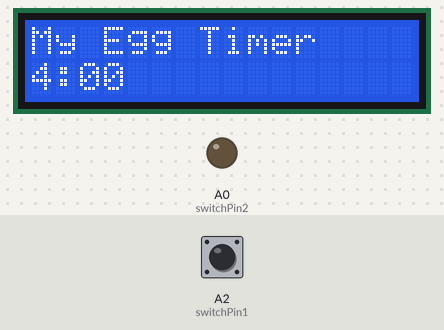
The sketch below on a simulated Arduino Uno, built with avr-gcc and run on an emulated ATmega328P. On the bench: 16×2 character LCD, output pins drawn as LEDs (lit = HIGH). The inputs (shaded band) are chosen by the test bench; at power-on: A2 (switchPin1) HIGH.

Above: at 1.2 s.
1.3 s: A2 (switchPin1) pulled LOW for 3.2 s
At 3.2 s:
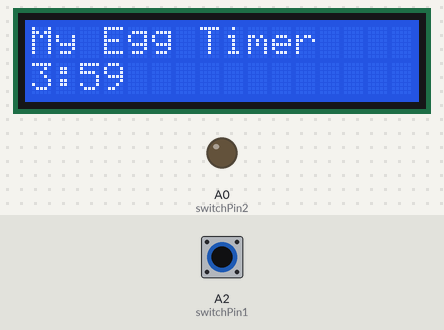
At 5.3 s:
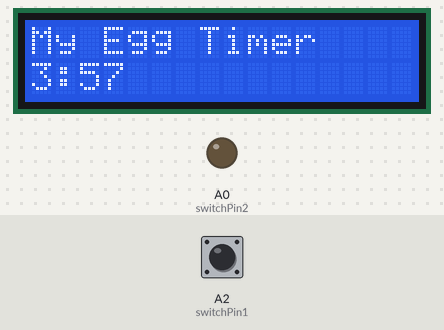
Timing chart, 0 to 6.8 s (numbered marks = the images above; inputs shaded):
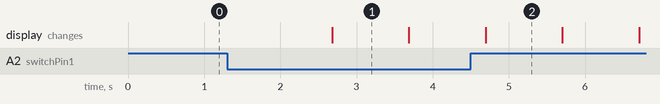

The sketch:

p6_lcd_timer.ino
```cpp
#include <LiquidCrystal.h>

//                RS EN D4 D5 D6 D7
LiquidCrystal lcd(3, 4, 5, 6, 7, 8);

const int switchPin1 = A2;
const int switchPin2 = A0;

const int buzzerPin = 11;

const int SET_MODE = 1;
const int RUN_MODE = 2;
const int ALARM_MODE = 3;

const int SHORT_PRESS = 1;
const int LONG_PRESS = 2;

int mode = SET_MODE;
int mins = 4;
int secs = 0;
long lastUpdateTime = 0;

void setup() {
  lcd.begin(16, 2);
  lcd.print("My Egg Timer");
  pinMode(switchPin1, INPUT_PULLUP);
  pinMode(switchPin2, OUTPUT); // LOW
}

void loop() {
  displayTime();
  if (mode == SET_MODE) {
    handleSetMode();
  }
  else if (mode == RUN_MODE) {
    handleRunMode();
  }
  else if (mode == ALARM_MODE) {
    handleAlarmMode();
  }
}

void displayTime() {
  lcd.setCursor(0, 1);
  lcd.print("     ");
  lcd.setCursor(0, 1);
  lcd.print(mins);
  lcd.print(":");
  if (secs < 10) {
    lcd.print("0");
  }
  lcd.print(secs);
  delay(200);
}

void handleSetMode() {
  int switchPress = checkSwitch(switchPin1);
  if (switchPress == LONG_PRESS) {
    mode = RUN_MODE;
    return;
  }
  if (switchPress == SHORT_PRESS) {
    mins ++;
    if (mins > 10) {
      mins = 0;
    }
  }
}

void handleRunMode() {
  if (checkSwitch(switchPin1) == SHORT_PRESS) {
    mode = SET_MODE;
    return;
  }
  if (mins == 0 && secs == 0) {
    mode = ALARM_MODE;
    tone(buzzerPin, 1000);
    return;
  }
  updateTime();
}

void updateTime() {
  long now = millis();
  if (now > lastUpdateTime + 1000) {
    secs --;
    if (secs < 0) {
      secs = 59;
      mins --;
    }
    lastUpdateTime = now;
  }
}

void handleAlarmMode() {
  if (checkSwitch(switchPin1) == SHORT_PRESS) {
    mode = SET_MODE;
    noTone(buzzerPin);
    mins = 4;
    secs = 0;
  }
}

int checkSwitch(int pin) {
  static int previousState = 0;
  if (digitalRead(pin) == HIGH) {
    previousState = 0;
    return 0;
  }
  else if (previousState == 0) // and button down
  {
    long t0 = millis();
    while (digitalRead(pin) == LOW) {
      if ((millis() - t0) > 1000) {
        previousState = LONG_PRESS;
        return LONG_PRESS;
      }
    }
    previousState = SHORT_PRESS;
    return SHORT_PRESS;
  }
  return 0;
}
```

Measured:
- after the input at 1.3 s, the display: changes after 1.4 s (image 1)
